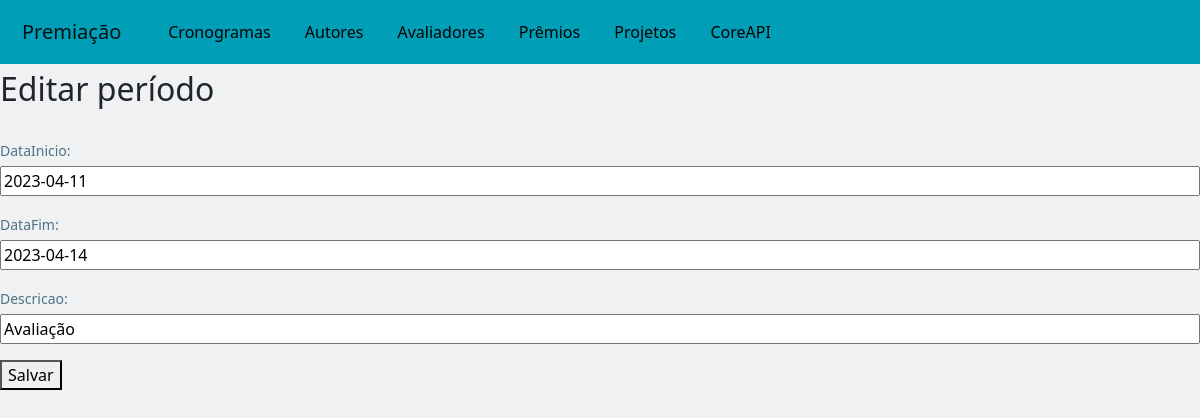
The page /teste/alterarCronograma/2 on the database as committed earlier.
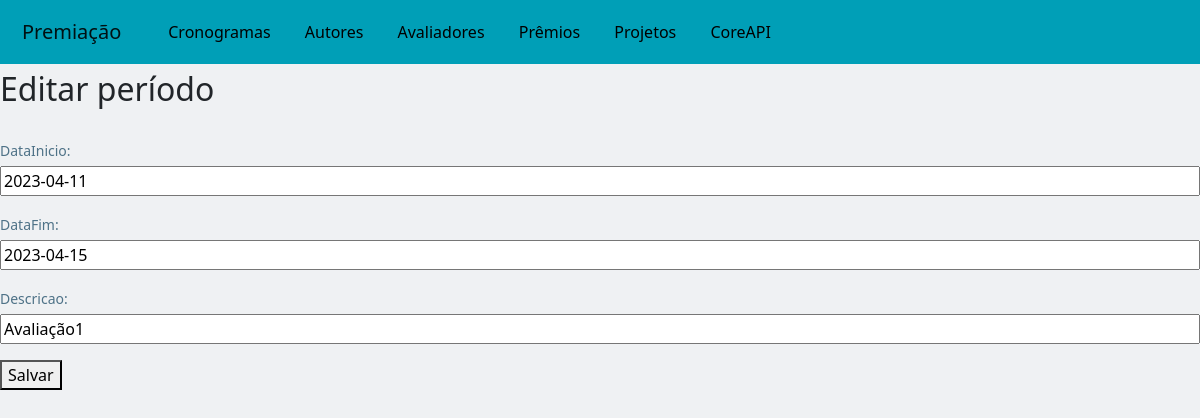
The same page on the database as committed later.
### teste/models.py (models this page shows, shortened)
class Cronograma(models.Model):
    dataInicio = models.DateField()
    dataFim = models.DateField()
    descricao = models.CharField(max_length=200)

### teste/views.py (the view, shortened to what this page needs)
# urls.py: path('alterarCronograma/<int:id>', views.alterarCronograma, name='alterarCronograma'),
def alterarCronograma(request, id):
    cronograma = Cronograma.objects.get(id=id)
    form = CronogramaForm(instance=cronograma)
    if request.method == 'GET':
        return render(request, 'Cronograma/alterar_cronograma.html',
                      {'form': form, 'cronograma': cronograma})

### teste/forms.py
class CronogramaForm(ModelForm):
    class Meta:
        model = Cronograma
        fields = "__all__"

### teste/templates/Cronograma/alterar_cronograma.html (shortened to what this page needs)
{% extends "template.html" %}
{% block content %}
<div class="">
    <h2>Editar período</h2>
    <form action="{% url 'alterarCronograma' cronograma.id %}" method="POST" class="form">
        {{ form.as_p }}
        <button type="submit">Salvar</button>
    </form>
</div>
{% endblock %}

Rows that differ between the two databases and show on the page:
changed Cronograma: dataFim "2023-04-14" → "2023-04-15"; descricao "Avaliação" → "Avaliação1"
